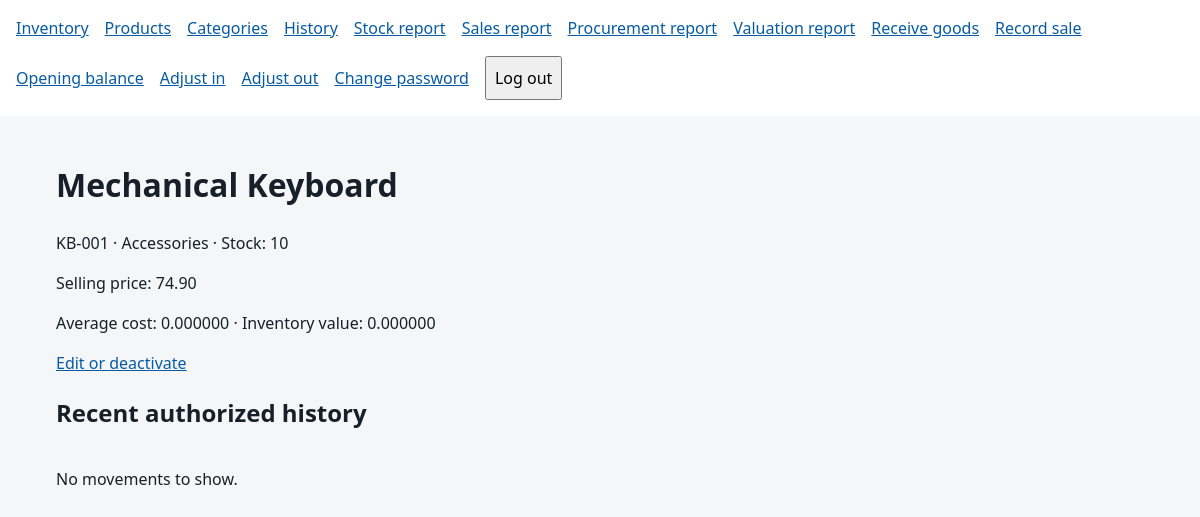
/products/1/ (signed in), run on the app's committed database.
### inventory/models.py (models this page shows, shortened)
class Product(models.Model):
    sku = models.CharField(max_length=50, unique=True)
    name = models.CharField(max_length=200)
    category = models.ForeignKey(
        Category,
        on_delete=models.PROTECT,
        related_name="products",
    )
    price = models.DecimalField(
        max_digits=10,
        decimal_places=2,
        validators=[MinValueValidator(Decimal("0.00"))],
    )
    stock_quantity = models.PositiveIntegerField(default=0)
    reorder_level = models.PositiveIntegerField(default=0)
    created_at = models.DateTimeField(auto_now_add=True)
    updated_at = models.DateTimeField(auto_now=True)
    description = models.TextField(blank=True)
    is_active = models.BooleanField(default=True)
    average_unit_cost = models.DecimalField(max_digits=24, decimal_places=6, default=0)
    inventory_value = models.DecimalField(max_digits=24, decimal_places=6, default=0)
    class Meta:
        ordering = ["name", "id"]
        constraints = [
            models.CheckConstraint(
                condition=models.Q(price__gte=0),
                name="inventory_product_price_nonnegative",
            ),
        ]

class Category(models.Model):
    name = models.CharField(max_length=100, unique=True)
    class Meta:
        ordering = ["name"]
        verbose_name_plural = "categories"
    def __str__(self):
        return self.name

### inventory/web_views.py (the view)
# urls.py: path("products/<int:pk>/", views.product_detail, name="web-product-detail"),
@login_required
@permission_required("inventory.view_product", raise_exception=True)
def product_detail(request, pk):
    product = get_object_or_404(Product.objects.select_related("category"), pk=pk)
    rows = movement_data(request, visible_movements(request.user).filter(product=product)[:20])
    return render(request, "inventory/product_detail.html", {"product": product, "rows": rows})

### inventory/access.py (called while the page is built, shortened)
def visible_movements(user):
    qs = StockTransaction.objects.select_related("product", "actor")
    if not user.is_authenticated or not user.is_active:
        return qs.none()
    if user.has_perm("inventory.view_all_movements") or user.has_perm("inventory.view_inventory_valuation"):
        return qs.all()

### inventory/web_views.py (called while the page is built)
def movement_data(request, queryset):
    return StockTransactionSerializer(queryset, many=True, context={"request": request}).data

### templates/inventory/product_detail.html (shortened to what this page needs)
{% extends 'base.html' %}
{% block content %}<h1>{{ product.name }}</h1>
<p>{{ product.sku }} · {{ product.category }} · Stock: {{ product.stock_quantity }}</p>
<p>{{ product.description }}</p><p>Selling price: {{ product.price }}</p>
{% if perms.inventory.view_inventory_valuation %}
  <p>Average cost: {{ product.average_unit_cost }} · Inventory value: {{ product.inventory_value }}</p>
{% endif %}
{% if perms.inventory.change_product %}<a href="{% url 'web-product-edit' product.pk %}">Edit or deactivate</a>{% endif %}
<h2>Recent authorized history</h2>{% include 'inventory/_movements.html' %}
{% endblock %}

### static/inventory.css (style rules this page uses)
body { margin: 0; font: 1rem/1.5 system-ui, sans-serif; color: #17202a; background: #f4f6f7; }
a { color: #075ba3; }

### data on the page
Product: name "Mechanical Keyboard", sku "KB-001", category "Accessories", stock_quantity "10", price "74.90", average_unit_cost "0.000000", inventory_value "0.000000"
